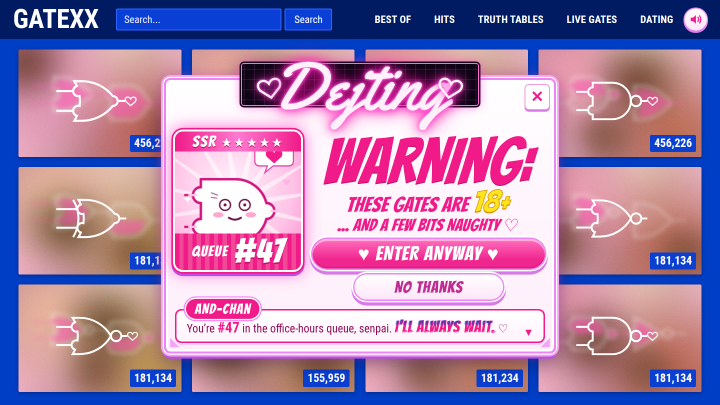
#> input picture research/pit4/pit4-r2-1/shots/gate-1440.png, 1440 x 810 px (shown at 1/2 size)
$ python compare.py shots/gate-1024-still.png
#> lines starting #> are read from the running program, lines starting #| are printed output that depends on the picture; pictures that were not available may be replaced by others from this repository, and a replacement may not be noted
### research/pit4/pit4-r2-1/measure.py
# measure.py: Pillow numbers for the f3 gate vs the rubric's target table (ratios of the viewport).
# usage: python3 measure.py shots/gate-1440.png [modal_left top right bottom] -> prints a JSON-ish table
import sys, json
from PIL import Image

def med(px):
    px = sorted(px, key=lambda c: sum(c))
    return px[len(px) // 2] if px else None

def hexc(c): return '#%02x%02x%02x' % c[:3] if c else None

def measure(path, dom=None):
    im = Image.open(path).convert('RGB'); W, H = im.size; p = im.load()
    out = {'size': [W, H]}
    # top bar: median of the bar row band between the search button and the nav (no text)
    out['bar'] = hexc(med([p[x, y] for x in range(int(W * .50), int(W * .54)) for y in range(4, int(H * .02))]))
    # bar height: first row from the top whose colour leaves the bar colour at x=4
    b = p[4, 4]; y = 0
    while y < H and sum(abs(a - c) for a, c in zip(p[4, y], b)) < 30: y += 1
    out['bar_h'] = round(y / H, 3)
    # grid bg: left gutter, mid height
    out['grid_bg'] = hexc(med([p[x, y] for x in range(2, int(W * .018)) for y in range(int(H * .4), int(H * .6))]))
    # headline pink + WARNING cap height: hot-pink ink rows inside the warn box
    if dom:
        l, t, r, bt = dom
        pink = [(x, y) for x in range(l, r) for y in range(t, bt) if (lambda c: c[0] > 200 and c[1] < 90 and 90 < c[2] < 190)(p[x, y])]
        ys = sorted(y for _, y in pink)
        # robust extent: rows holding >= 1.5% of the box width in pink
        rows = {}
        for _, yy in pink: rows[yy] = rows.get(yy, 0) + 1
        good = [yy for yy, n in rows.items() if n >= (r - l) * .015]
        out['warn_cap'] = round((max(good) - min(good) + 1) / H, 3) if good else None
        out['headline'] = hexc(med([p[x, y] for x, y in pink]))
    # grid reach: lowest tile pixel in the left column (non-blue)
    x = int(W * .1); y = H - 1
    while y > 0 and (lambda c: c[2] > 150 and c[0] < 60)(p[x, y]): y -= 1
    out['grid_bottom'] = round(y / H, 3)
    # left/right luminance balance
    def lum(x0, x1):
        s = n = 0
        for xx in range(x0, x1, 4):
            for yy in range(0, H, 4):
                c = p[xx, yy]; s += .2126 * c[0] + .7152 * c[1] + .0722 * c[2]; n += 1
        return s / n
    L, R = lum(0, W // 2), lum(W // 2, W)
    out['lum_lr'] = [round(L, 1), round(R, 1), round(abs(L - R) / max(L, R) * 100, 1)]
    return out

# [3 lines that do not run on import are left out]

### research/pit4/pit4-r2-1/compare.py
# compare.py: side-by-sides of the f3 gate (1440x810) against Tony's three mockups (scaled to 1440x810), plus the
# rubric numbers for each. Writes shots/sbs-<mockup>.png and prints a table. Mockups are read from the scratchpad refs
# (never committed). usage: python3 compare.py <refs_dir>
import sys, os
from PIL import Image, ImageDraw
from measure import measure

REFS = sys.argv[1]
HERE = os.path.dirname(os.path.abspath(__file__))
S = os.path.join(HERE, 'shots')
MOCK = {'M1 ee486fef': 'ee486fef-image.png', 'M2 c20f7340': 'c20f7340-image.png', 'M3 8c0d1049': '8c0d1049-image.png'}
ours = Image.open(os.path.join(S, 'gate-1440.png')).convert('RGB')
#> ours is the input picture: PIL image 1440x810 RGB; mean R, G, B 168.1, 132.4, 174.7
for name, f in MOCK.items():
    m = Image.open(os.path.join(REFS, f)).convert('RGB').resize((1440, 810), Image.LANCZOS)
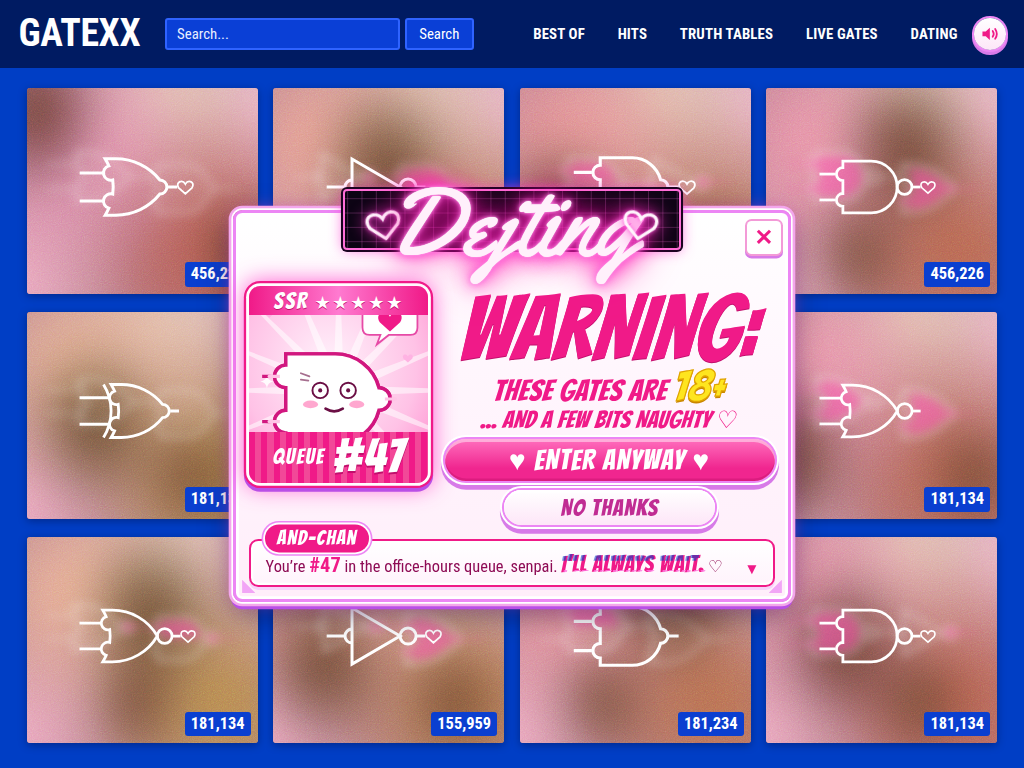
#> input picture research/pit4/pit4-r2-1/shots/gate-1024-still.png, 1024 x 768 px, given in place of ee486fef-image.png, which was not available
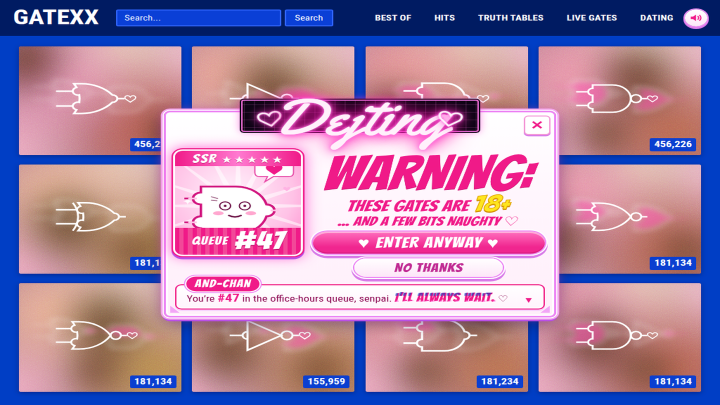
#> m: PIL image 1440x810 RGB (shown at 1/2 size); mean R, G, B 163.9, 129.5, 166.6
    sheet = Image.new('RGB', (2900, 870), '#111')
#> sheet: PIL image 2900x870 RGB; every value is 17
    sheet.paste(m, (0, 60)); sheet.paste(ours, (1460, 60))
#> after `sheet.paste(m, (0, 60))`:
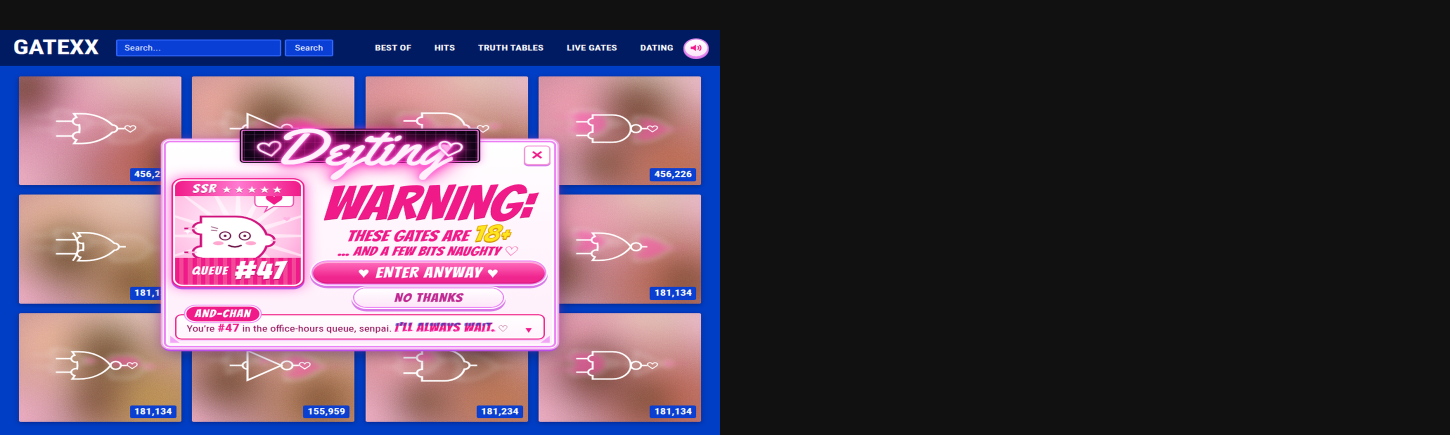
#> sheet: PIL image 2900x870 RGB (shown at 1/2 size); mean R, G, B 84.9, 69, 86.2
#> after `sheet.paste(ours, (1460, 60))`:
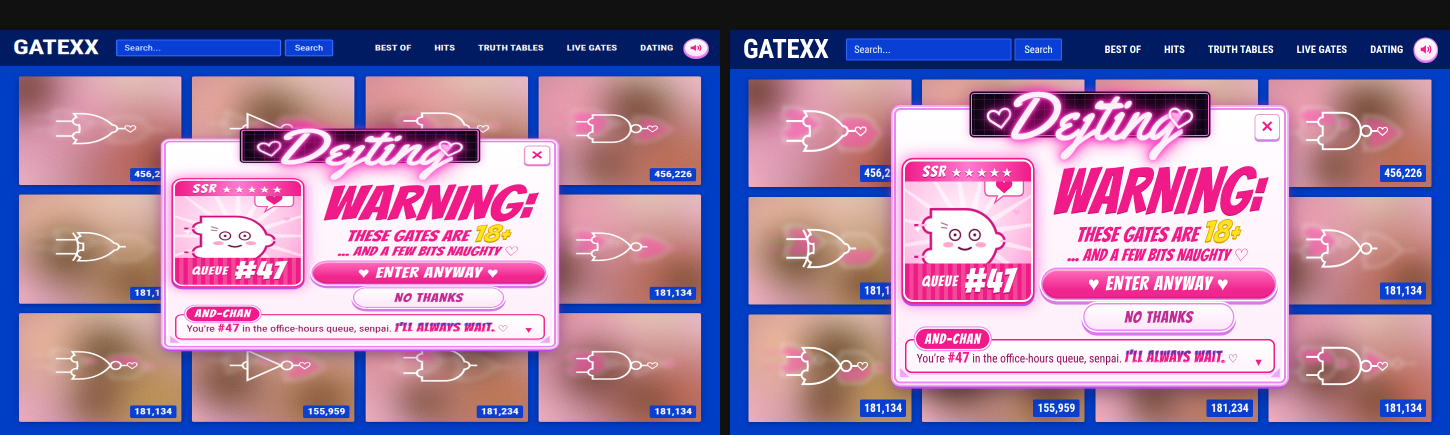
#> sheet: PIL image 2900x870 RGB (shown at 1/2 size); mean R, G, B 154.8, 122.4, 159.1
    d = ImageDraw.Draw(sheet)
    d.text((10, 15), f'{name} (mockup, scaled)', fill='#fff', font_size=34)
    d.text((1470, 15), 'f3 gate 1440x810 (t=3.5s)', fill='#fff', font_size=34)
    # guide lines at the rubric's modal targets: x .23/.77, WARNING cap band
    for ox in (0, 1460):
        for fx in (.23, .77):
            d.line([(ox + 1440 * fx, 60), (ox + 1440 * fx, 870)], fill='#ffe51f', width=1)
    sheet.save(os.path.join(S, f'sbs-{f[:8]}.png'))
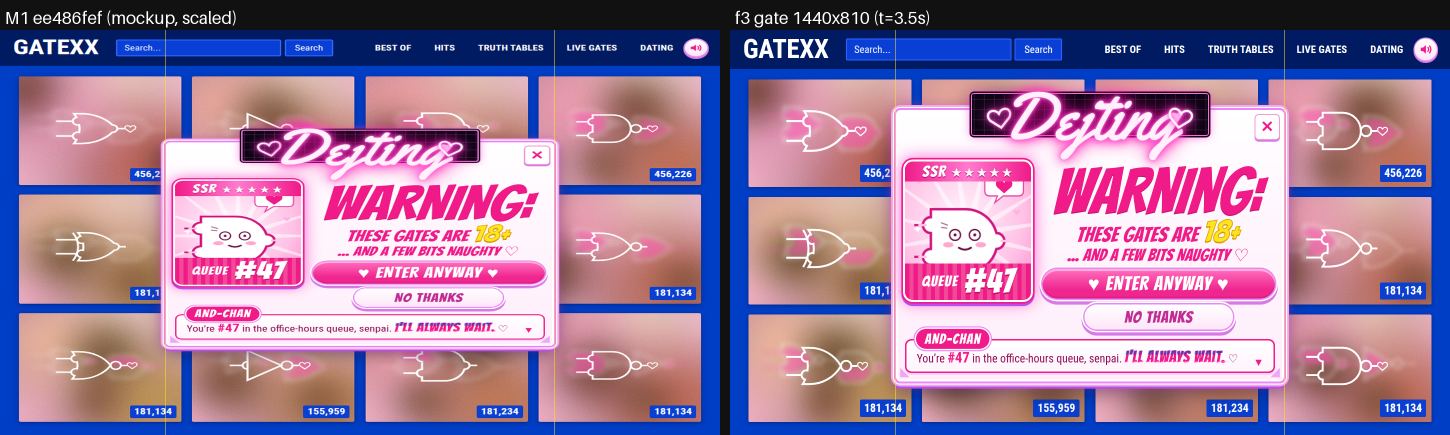
#> saved as sbs-ee486fef.png: PIL image 2900x870 RGB (shown at 1/2 size); mean R, G, B 155.4, 123.1, 159.5
#> pass 2 of the loop `for name, f in MOCK.items():`:
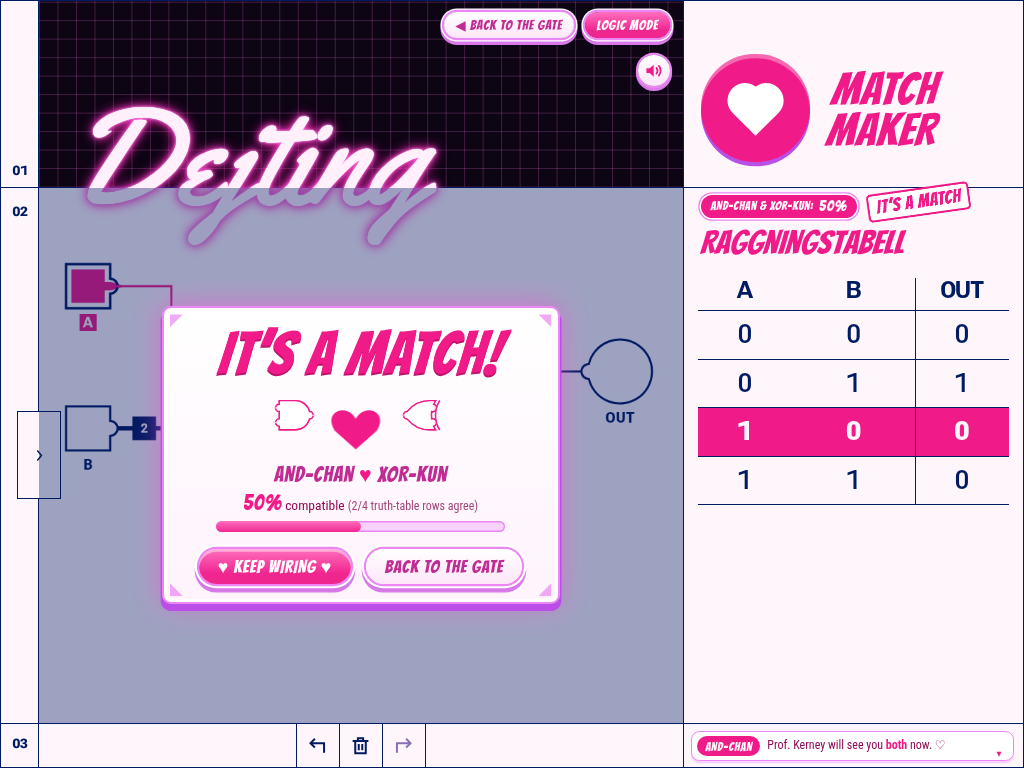
#> input picture research/pit4/pit4-r2-1/shots/next-1024-match.png, 1024 x 768 px, given in place of c20f7340-image.png, which was not available
#> `m = Image.open(os.path.join(REFS, f)).convert('RGB').resize((1440, 810..`:
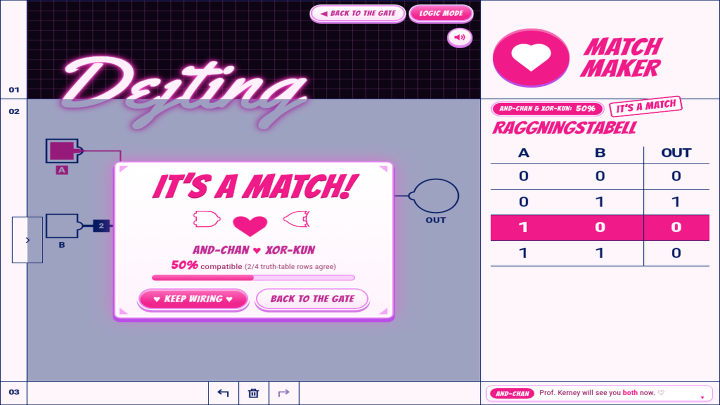
#> m: PIL image 1440x810 RGB (shown at 1/2 size); mean R, G, B 192.7, 170.1, 196.4
#> `sheet.save(os.path.join(S, f'sbs-{f[:8]}.png'))`:
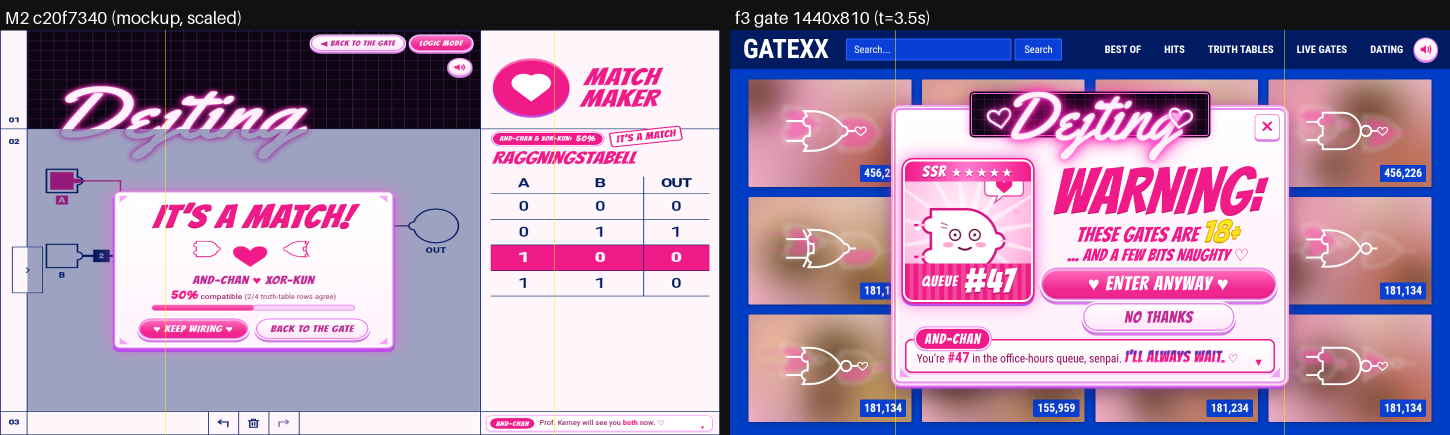
#> saved as sbs-c20f7340.png: PIL image 2900x870 RGB (shown at 1/2 size); mean R, G, B 168.7, 141.8, 173.2
print('ours', measure(os.path.join(S, 'gate-1440.png'), [619, 253, 1096, 359]))
#> in med, `px = sorted(px, key=lambda c: sum(c))`: px = 684 items, first 6: (0, 27, 98), (0, 27, 98), (0, 27, 98), (0, 27, 98), (0, 27, 98), (0, 27, 98)
#> in measure, `b = p[4, 4]`: b = (0, 27, 98)
#> the loop in measure, `while y < H and sum(abs(a - c) for a, c in zip(p[4, y], b)) < 30: y += 1` made 78 passes
#> after the loop in measure, `while y < H and sum(abs(a - c) for a, c in zip(p[4, y], b)) < 30: y += 1`: y = 78
#> in measure, `pink = [(x, y) for x in range(l, r) for y in range(t, bt) if (lambda c..`: pink = 24691 items
#> the loop in measure, `for _, yy in pink: rows[yy] = rows.get(yy, 0) + 1` made 24691 passes
#> yy on passes 1 to 3: 358, 353, 354
#> after the loop in measure, `for _, yy in pink: rows[yy] = rows.get(yy, 0) + 1`: rows = 87 items
#> in measure, `good = [yy for yy, n in rows.items() if n >= (r - l) * .015]`: good = 86 values, max 358 at index 0, min 273 at index 85, mean 315.5
#> the loop in measure, `while y > 0 and (lambda c: c[2] > 150 and c[0] < 60)(p[x, y]): y -= 1` made 26 passes
#> y on passes 1 to 12: 808, 807, 806, 805, 804, 803, 802, 801, 800, 799, 798, 797
#> after the loop in measure, `while y > 0 and (lambda c: c[2] > 150 and c[0] < 60)(p[x, y]): y -= 1`: y = 783
#> after the loop in lum, `for xx in range(x0, x1, 4):`: n = 36540; s = 5260023.3
#> in measure, `L, R = lum(0, W // 2), lum(W // 2, W)`: L = 144; R = 140.4
